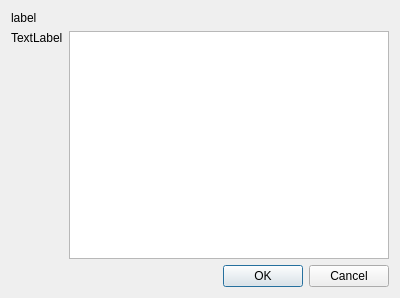
<?xml version="1.0" encoding="UTF-8"?>
<ui version="4.0">
 <class>NMediaManager::NUi::CProcessConfirm</class>
 <widget class="QDialog" name="NMediaManager::NUi::CProcessConfirm">
  <property name="geometry">
   <rect>
    <x>0</x>
    <y>0</y>
    <width>400</width>
    <height>298</height>
   </rect>
  </property>
  <property name="windowTitle">
   <string>title</string>
  </property>
  <layout class="QGridLayout" name="gridLayout">
   <item row="0" column="0" colspan="2">
    <widget class="QLabel" name="label">
     <property name="text">
      <string>label</string>
     </property>
    </widget>
   </item>
   <item row="1" column="0">
    <widget class="QLabel" name="iconLabel">
     <property name="text">
      <string>TextLabel</string>
     </property>
    </widget>
   </item>
   <item row="3" column="0" colspan="2">
    <widget class="QDialogButtonBox" name="buttonBox">
     <property name="standardButtons">
      <set>QDialogButtonBox::Cancel|QDialogButtonBox::Ok</set>
     </property>
    </widget>
   </item>
   <item row="2" column="0">
    <spacer name="verticalSpacer">
     <property name="orientation">
      <enum>Qt::Vertical</enum>
     </property>
     <property name="sizeHint" stdset="0">
      <size>
       <width>20</width>
       <height>40</height>
      </size>
     </property>
    </spacer>
   </item>
   <item row="1" column="1" rowspan="2">
    <widget class="QTreeView" name="transformations">
     <property name="alternatingRowColors">
      <bool>true</bool>
     </property>
     <attribute name="headerVisible">
      <bool>false</bool>
     </attribute>
    </widget>
   </item>
  </layout>
 </widget>
 <layoutdefault spacing="6" margin="11"/>
 <resources/>
 <connections>
  <connection>
   <sender>buttonBox</sender>
   <signal>accepted()</signal>
   <receiver>NMediaManager::NUi::CProcessConfirm</receiver>
   <slot>accept()</slot>
   <hints>
    <hint type="sourcelabel">
     <x>187</x>
     <y>261</y>
    </hint>
    <hint type="destinationlabel">
     <x>199</x>
     <y>149</y>
    </hint>
   </hints>
  </connection>
  <connection>
   <sender>buttonBox</sender>
   <signal>rejected()</signal>
   <receiver>NMediaManager::NUi::CProcessConfirm</receiver>
   <slot>reject()</slot>
   <hints>
    <hint type="sourcelabel">
     <x>187</x>
     <y>261</y>
    </hint>
    <hint type="destinationlabel">
     <x>199</x>
     <y>149</y>
    </hint>
   </hints>
  </connection>
 </connections>
</ui>
